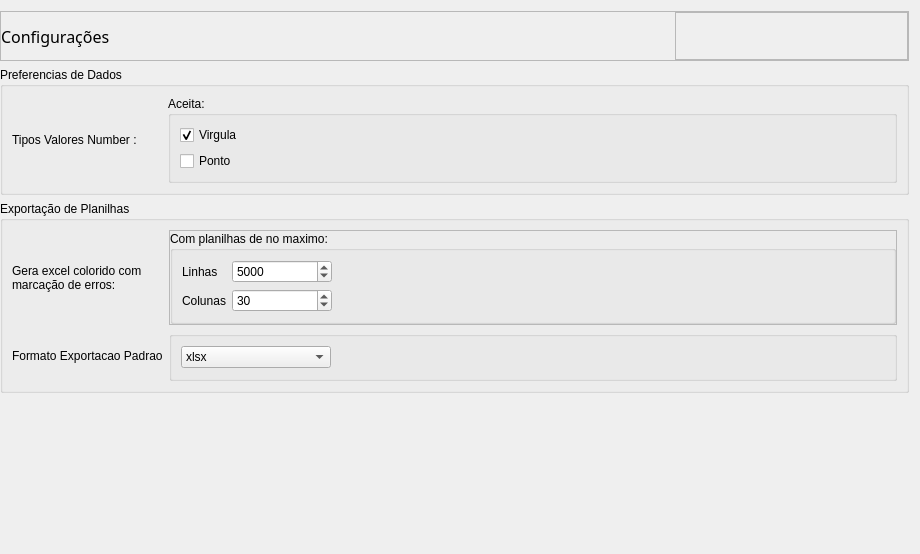
              <widget class="QWidget" name="scrollAreaWidgetContents_2">
               <property name="geometry">
                <rect>
                 <x>0</x>
                 <y>0</y>
                 <width>920</width>
                 <height>554</height>
                </rect>
               </property>
               <layout class="QVBoxLayout" name="verticalLayout_15">
                <property name="leftMargin">
                 <number>0</number>
                </property>
                <item>
                 <widget class="QFrame" name="header_logo_config">
                  <property name="minimumSize">
                   <size>
                    <width>0</width>
                    <height>50</height>
                   </size>
                  </property>
                  <property name="maximumSize">
                   <size>
                    <width>16777215</width>
                    <height>50</height>
                   </size>
                  </property>
                  <property name="styleSheet">
                   <string notr="true"/>
                  </property>
                  <property name="frameShape">
                   <enum>QFrame::StyledPanel</enum>
                  </property>
                  <property name="frameShadow">
                   <enum>QFrame::Raised</enum>
                  </property>
                  <layout class="QHBoxLayout" name="horizontalLayout">
                   <property name="spacing">
                    <number>0</number>
                   </property>
                   <property name="leftMargin">
                    <number>0</number>
                   </property>
                   <property name="topMargin">
                    <number>0</number>
                   </property>
                   <property name="rightMargin">
                    <number>0</number>
                   </property>
                   <property name="bottomMargin">
                    <number>0</number>
                   </property>
                   <item>
                    <widget class="QLabel" name="label">
                     <property name="font">
                      <font>
                       <family>Bahnschrift Light</family>
                       <pointsize>12</pointsize>
                       <weight>50</weight>
                       <italic>false</italic>
                       <bold>false</bold>
                       <underline>false</underline>
                       <strikeout>false</strikeout>
                       <stylestrategy>PreferAntialias</stylestrategy>
                       <kerning>true</kerning>
                      </font>
                     </property>
                     <property name="styleSheet">
                      <string notr="true"/>
                     </property>
                     <property name="text">
                      <string>Configurações</string>
                     </property>
                    </widget>
                   </item>
                   <item>
                    <spacer name="horizontalSpacer">
                     <property name="orientation">
                      <enum>Qt::Horizontal</enum>
                     </property>
                     <property name="sizeHint" stdset="0">
                      <size>
                       <width>764</width>
                       <height>20</height>
                      </size>
                     </property>
                    </spacer>
                   </item>
                   <item>
                    <widget class="QFrame" name="frame_13">
                     <property name="minimumSize">
                      <size>
                       <width>233</width>
                       <height>0</height>
                      </size>
                     </property>
                     <property name="styleSheet">
                      <string notr="true"/>
                     </property>
                     <property name="frameShape">
                      <enum>QFrame::StyledPanel</enum>
                     </property>
                     <property name="frameShadow">
                      <enum>QFrame::Raised</enum>
                     </property>
                    </widget>
                   </item>
                  </layout>
                 </widget>
                </item>
                <item>
                 <widget class="QGroupBox" name="groupBox">
                  <property name="minimumSize">
                   <size>
                    <width>0</width>
                    <height>0</height>
                   </size>
                  </property>
                  <property name="title">
                   <string>Preferencias de Dados</string>
                  </property>
                  <layout class="QHBoxLayout" name="horizontalLayout_9">
                   <item>
                    <layout class="QGridLayout" name="gridLayout">
                     <item row="0" column="0">
                      <widget class="QLabel" name="label_9">
                       <property name="maximumSize">
                        <size>
                         <width>150</width>
                         <height>16777215</height>
                        </size>
                       </property>
                       <property name="text">
                        <string>Tipos Valores Number :</string>
                       </property>
                       <property name="textFormat">
                        <enum>Qt::AutoText</enum>
                       </property>
                       <property name="scaledContents">
                        <bool>false</bool>
                       </property>
                       <property name="wordWrap">
                        <bool>true</bool>
                       </property>
                       <property name="openExternalLinks">
                        <bool>false</bool>
                       </property>
                       <property name="buddy">
                        <cstring></cstring>
                       </property>
                      </widget>
                     </item>
                     <item row="0" column="1">
                      <widget class="QGroupBox" name="groupBox_5">
                       <property name="title">
                        <string>Aceita:</string>
                       </property>
                       <property name="flat">
                        <bool>false</bool>
                       </property>
                       <property name="checkable">
                        <bool>false</bool>
                       </property>
                       <layout class="QVBoxLayout" name="verticalLayout_10">
                        <item>
                         <widget class="QCheckBox" name="config_datatype_number_allowerd_v">
                          <property name="toolTip">
                           <string>Exemplo : 1,1</string>
                          </property>
                          <property name="text">
                           <string>Virgula</string>
                          </property>
                          <property name="checked">
                           <bool>true</bool>
                          </property>
                         </widget>
                        </item>
                        <item>
                         <widget class="QCheckBox" name="config_datatype_number_allowerd_p">
                          <property name="toolTip">
                           <string>Exemplo : 1.1</string>
                          </property>
                          <property name="text">
                           <string>Ponto</string>
                          </property>
                         </widget>
                        </item>
                       </layout>
                      </widget>
                     </item>
                    </layout>
                   </item>
                  </layout>
                 </widget>
                </item>
                <item>
                 <widget class="QGroupBox" name="groupBox_6">
                  <property name="minimumSize">
                   <size>
                    <width>0</width>
                    <height>0</height>
                   </size>
                  </property>
                  <property name="title">
                   <string>Exportação de Planilhas</string>
                  </property>
                  <layout class="QVBoxLayout" name="verticalLayout_25">
                   <item>
                    <layout class="QGridLayout" name="gridLayout_2">
                     <item row="0" column="0">
                      <widget class="QLabel" name="label_6">
                       <property name="maximumSize">
                        <size>
                         <width>150</width>
                         <height>16777215</height>
                        </size>
                       </property>
                       <property name="text">
                        <string>Gera excel colorido com marcação de erros:</string>
                       </property>
                       <property name="wordWrap">
                        <bool>true</bool>
                       </property>
                      </widget>
                     </item>
                     <item row="0" column="2">
                      <widget class="QFrame" name="frame_3">
                       <property name="frameShape">
                        <enum>QFrame::StyledPanel</enum>
                       </property>
                       <property name="frameShadow">
                        <enum>QFrame::Raised</enum>
                       </property>
                       <layout class="QVBoxLayout" name="verticalLayout_26">
                        <property name="spacing">
                         <number>0</number>
                        </property>
                        <property name="leftMargin">
                         <number>0</number>
                        </property>
                        <property name="topMargin">
                         <number>0</number>
                        </property>
                        <property name="rightMargin">
                         <number>0</number>
                        </property>
                        <property name="bottomMargin">
                         <number>0</number>
                        </property>
                        <item>
                         <widget class="QGroupBox" name="groupBox_7">
                          <property name="title">
                           <string>Com planilhas de no maximo:</string>
                          </property>
                          <property name="flat">
                           <bool>true</bool>
                          </property>
                          <layout class="QVBoxLayout" name="verticalLayout_27">
                           <item>
                            <layout class="QFormLayout" name="formLayout_4">
                             <item row="0" column="0">
                              <widget class="QLabel" name="label_15">
                               <property name="text">
                                <string>Linhas</string>
                               </property>
                              </widget>
                             </item>
                             <item row="1" column="0">
                              <widget class="QLabel" name="label_16">
                               <property name="toolTip">
                                <string>Apartir de </string>
                               </property>
                               <property name="text">
                                <string>Colunas</string>
                               </property>
                              </widget>
                             </item>
                             <item row="0" column="1">
                              <widget class="QSpinBox" name="config_export_row_limit">
                               <property name="maximumSize">
                                <size>
                                 <width>100</width>
                                 <height>16777215</height>
                                </size>
                               </property>
                               <property name="toolTip">
                                <string>Apartir de </string>
                               </property>
                               <property name="showGroupSeparator" stdset="0">
                                <bool>false</bool>
                               </property>
                               <property name="maximum">
                                <number>999999999</number>
                               </property>
                               <property name="stepType">
                                <enum>QAbstractSpinBox::DefaultStepType</enum>
                               </property>
                               <property name="value">
                                <number>5000</number>
                               </property>
                              </widget>
                             </item>
                             <item row="1" column="1">
                              <widget class="QSpinBox" name="config_export_coll_limit">
                               <property name="maximumSize">
                                <size>
                                 <width>100</width>
                                 <height>16777215</height>
                                </size>
                               </property>
                               <property name="suffix">
                                <string/>
                               </property>
                               <property name="prefix">
                                <string/>
                               </property>
                               <property name="maximum">
                                <number>999999999</number>
                               </property>
                               <property name="value">
                                <number>30</number>
                               </property>
                              </widget>
                             </item>
                            </layout>
                           </item>
                          </layout>
                         </widget>
                        </item>
                       </layout>
                      </widget>
                     </item>
                     <item row="1" column="0">
                      <widget class="QLabel" name="label_17">
                       <property name="minimumSize">
                        <size>
                         <width>0</width>
                         <height>50</height>
                        </size>
                       </property>
                       <property name="text">
                        <string>Formato Exportacao Padrao</string>
                       </property>
                      </widget>
                     </item>
                     <item row="1" column="2">
                      <widget class="QGroupBox" name="groupBox_8">
                       <property name="title">
                        <string/>
                       </property>
                       <property name="flat">
                        <bool>true</bool>
                       </property>
                       <layout class="QVBoxLayout" name="verticalLayout_28">
                        <item>
                         <widget class="QComboBox" name="default_export">
                          <property name="maximumSize">
                           <size>
                            <width>150</width>
                            <height>16777215</height>
                           </size>
                          </property>
                          <item>
                           <property name="text">
                            <string>xlsx</string>
                           </property>
                          </item>
                          <item>
                           <property name="text">
                            <string>csv</string>
                           </property>
                          </item>
                         </widget>
                        </item>
                       </layout>
                      </widget>
                     </item>
                    </layout>
                   </item>
                  </layout>
                 </widget>
                </item>
                <item>
                 <spacer name="verticalSpacer_2">
                  <property name="orientation">
                   <enum>Qt::Vertical</enum>
                  </property>
                  <property name="sizeHint" stdset="0">
                   <size>
                    <width>20</width>
                    <height>164</height>
                   </size>
                  </property>
                 </spacer>
                </item>
               </layout>
              </widget>
